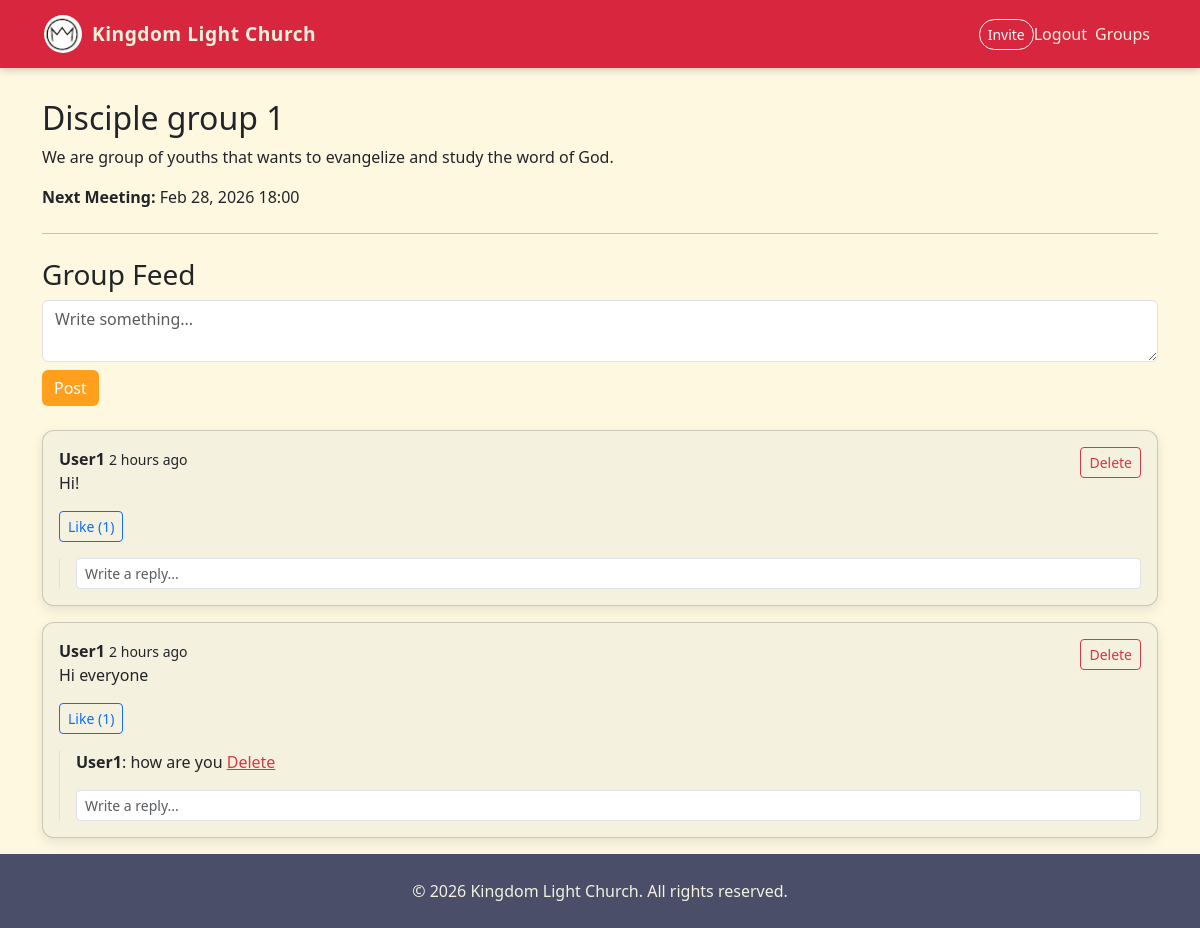
/groups/1/ (signed in), run on the app's committed database.
### engagement/models.py (models this page shows, shortened)
class Group(models.Model):
    GROUP_TYPES = [
        ("small", "Small Group"),           # leader invites
        ("ministrial", "Ministrial Group"), # admin appoints
    ]
    name = models.CharField(max_length=200)
    description = models.TextField(blank=True)
    leader = models.ForeignKey(
        User, on_delete=models.SET_NULL, null=True, related_name="led_groups"
    )
    group_type = models.CharField(
        max_length=20, choices=GROUP_TYPES, default="small"
    )
    created_at = models.DateTimeField(auto_now_add=True)
    is_active = models.BooleanField(default=True)
    image = models.ImageField(upload_to="groups/", blank=True, null=True)
    def next_meeting(self):
        return self.meetings.filter(
            start_time__gte=timezone.now()
        ).order_by('start_time').first()

class Meeting(models.Model):
    group = models.ForeignKey(Group, on_delete=models.CASCADE, related_name="meetings")
    title = models.CharField(max_length=255)
    start_time = models.DateTimeField()
    end_time = models.DateTimeField(blank=True, null=True)
    location = models.CharField(max_length=255, blank=True)
    description = models.TextField(blank=True)
    created_at = models.DateTimeField(auto_now_add=True)
    class Meta:
        ordering = ["start_time"]  # helps next_meeting()

class GroupPost(models.Model):
    group = models.ForeignKey('Group', on_delete=models.CASCADE, related_name='posts')
    author = models.ForeignKey(User, on_delete=models.CASCADE, related_name='group_posts')
    content = models.TextField()
    created_at = models.DateTimeField(auto_now_add=True)
    class Meta:
        ordering = ['-created_at']  # newest first

class PostReply(models.Model):
    post = models.ForeignKey(GroupPost, on_delete=models.CASCADE, related_name='replies')
    author = models.ForeignKey(User, on_delete=models.CASCADE)
    content = models.TextField()
    created_at = models.DateTimeField(auto_now_add=True)

### accounts/models.py (models this page shows, shortened)
class User(AbstractUser):
    phone = models.CharField(max_length=20, blank=True)
    ROLE_CHOICES = (
        ("member", "Member"),
        ("leader", "Leader"),
        ("pastor", "Pastor"),
        ("admin", "Admin"),
    )
    role = models.CharField(max_length=10, choices=ROLE_CHOICES, default="member")

### engagement/views.py (the view, shortened to what this page needs)
# urls.py: path("<int:group_id>/", views.group_detail, name="group_detail"),
@login_required
def group_detail(request, group_id):
    group = get_object_or_404(Group, id=group_id)
    is_member = GroupMember.objects.filter(user=request.user, group=group).exists()
    posts = GroupPost.objects.filter(group=group).prefetch_related('replies', 'likes', 'author')
    context = {
        'group': group,
        'is_member': is_member,
        'posts': posts,
    }
    return render(request, 'engagement/group_detail.html', context)

### content/context_processors.py (called while the page is built)
def global_updates(request):
    updates = Update.objects.filter(is_published=True).order_by("-created_at")
    return {"global_updates": updates}

### engagement/context_processors.py (called while the page is built)
def next_meeting(request):
    if not request.user.is_authenticated:
        return {}
    meeting = Meeting.objects.filter(
        group__members__user=request.user,
        group__members__is_active=True,
        start_time__gte=timezone.now()
    ).order_by("start_time").first()
    return {
        "next_group_meeting": meeting
    }

def user_groups(request):
    if request.user.is_authenticated:
        groups = GroupMember.objects.filter(
            user=request.user,
            is_active=True
        ).select_related("group")
        return {"user_groups": [gm.group for gm in groups]}
    return {}

def pending_invitations(request):
    if request.user.is_authenticated:
        invites = GroupInvitation.objects.filter(
            invited_user=request.user,
            accepted=False
        ).select_related("group")
        return {
            "pending_invites": invites,
            "pending_invites_count": invites.count()
        }
    return {}

### engagement/templates/engagement/group_detail.html (shortened to what this page needs)
{% extends "base.html" %}
{% load static humanize %}
{% block content %}
<h2>{{ group.name }}</h2>
<p>{{ group.description }}</p>
{% if group.next_meeting %}
    <p><strong>Next Meeting:</strong> {{ group.next_meeting.start_time|date:"M d, Y H:i" }}</p>
{% endif %}
<hr class="my-4">
{% if is_member %}
<h3>Group Feed</h3>
<form method="post" class="mb-4">
    <textarea name="post_content" class="form-control mb-2" placeholder="Write something..." rows="2"></textarea>
    <button type="submit" class="btn btn-primary">Post</button>
</form>
{% else %}
<p class="text-muted">You must join the group to post or comment.</p>
{% endif %}
{% for post in posts %}
<div class="card mb-3">
    <div class="card-body">
        <strong>{{ post.author.username }}</strong>
        <small>{{ post.created_at|naturaltime }}</small>
        {% if post.author == user %}
            <a href="{% url 'engagement:delete_post' post.id %}" class="btn btn-sm btn-outline-danger float-end">Delete</a>
        {% endif %}
        <p>{{ post.content }}</p>
        <form method="post" action="{% url 'engagement:toggle_like' post.id %}" class="d-inline">
            <button type="submit" class="btn btn-sm btn-outline-primary">
                Like ({{ post.likes.count }})
            </button>
        </form>
        <div class="mt-3 ps-3 border-start">
            {% for reply in post.replies.all %}
                <p>
                    <strong>{{ reply.author.username }}</strong>: {{ reply.content }}
                    {% if reply.author == user %}
                        <a href="{% url 'engagement:delete_reply' reply.id %}" class="text-danger">Delete</a>
                    {% endif %}
                </p>
            {% endfor %}
            {% if is_member %}
            <form method="post">
                <input type="text" name="reply_content" class="form-control form-control-sm" placeholder="Write a reply...">
            </form>
            {% endif %}
        </div>
    </div>
</div>
{% empty %}
<p>No posts yet.</p>
{% endfor %}
{% endblock %}

### templates/base.html (shortened to what this page needs)
{% load static %}
<!DOCTYPE html>
<html lang="en">
<head>
    <link href="https://cdn.jsdelivr.net/npm/bootstrap@5.3.0/dist/css/bootstrap.min.css" rel="stylesheet">
</head>
<body>
    <nav class="navbar navbar-expand-lg fixed-top">
        <div class="container">
            <a class="navbar-brand d-flex align-items-center" href="{% url 'home' %}">
                <img src="{% static 'images/klclogo.png' %}" alt="KLC Logo" height="42" width="42" class="me-2 rounded-circle">
                <span class="fw-bold">Kingdom Light Church</span>
            </a>
            <div class="collapse navbar-collapse" id="navbarNav">
                <ul class="navbar-nav ms-auto">
                    {% if user.is_authenticated %}
                        {% if user.is_authenticated %}
                        {% for group in user_groups %}
                        <li class="nav-item d-flex align-items-center">
                            {% if user == group.leader and group.group_type == "small" %}
                                <a href="{% url 'engagement:invite_members' group.id %}"
                                   class="btn btn-sm btn-outline-light ms-2 rounded-pill">
                                    Invite
                                </a>
                            {% endif %}
                        </li>
                    {% endfor %}
                    {% endif %}
                        <li class="nav-item d-flex align-items-center">
                            <form method="post" action="{% url 'logout' %}" class="d-inline m-0 p-0">
                                <button type="submit"
                                        class="btn btn-link nav-link m-0 p-0"
                                        style="border:none; background:none; color:white;">
                                    Logout
                                </button>
                            </form>
                        </li>
                        <li class="nav-item">
                            <a class="nav-link" href="{% url 'engagement:group_list' %}">
                                Groups
                            </a>
                        </li>
                    {% else %}
                        <li class="nav-item">
                            <a class="nav-link" href="{% url 'login' %}">Login</a>
                        </li>
                    {% endif %}
                </ul>
            </div>
        </div>
    </nav>
    <main class="container mt-4">
        {% block content %}{% endblock %}
    </main>
    <footer class="footer">
        &copy; {% now "Y" %} Kingdom Light Church. All rights reserved.
    </footer>
</body>
</html>

### templates/base.html (style rules this page uses)
html, body { height: 100%; }
body { padding-top: 75px; background-color: #FFF8E1; font-family: 'Segoe UI', sans-serif; display: flex; flex-direction: column; min-height: 100vh; }
.navbar { background-color: #D7263D; box-shadow: 0 2px 8px rgba(0,0,0,0.2); }
.navbar-brand span { color: #F4F1DE; font-size: 1.2rem; letter-spacing: 0.5px; }
.nav-link { color: #F4F1DE !important; font-weight: 500; }
main { flex: 1; }
.footer { padding: 25px 0; text-align: center; background-color: #4A4E69; color: #F4F1DE; font-weight: 500; }
.btn-primary { background-color: #FF9F1C; border: none; color: #fff; }
.card { background-color: #F4F1DE; border-radius: 12px; box-shadow: 0 4px 12px rgba(0,0,0,0.1); transition: transform 0.2s ease, box-shadow 0.2s ease; }
.rounded-circle { border: 2px solid #D7263D; }

### data on the page
Group: group_type "Invite", name "Disciple group 1", description "We are group of youths that wants to evangelize and study the word of God.", next_meeting.start_time "Feb 28, 2026 18:00"
GroupPost: author.username "User1", created_at "2 hours ago", shows "Delete", content "Hi!", likes.count "1"
GroupPost: author.username "User1", created_at "2 hours ago", shows "Delete", content "Hi everyone", likes.count "1"
PostReply: author.username "User1", content "how are you", shows "Delete"
